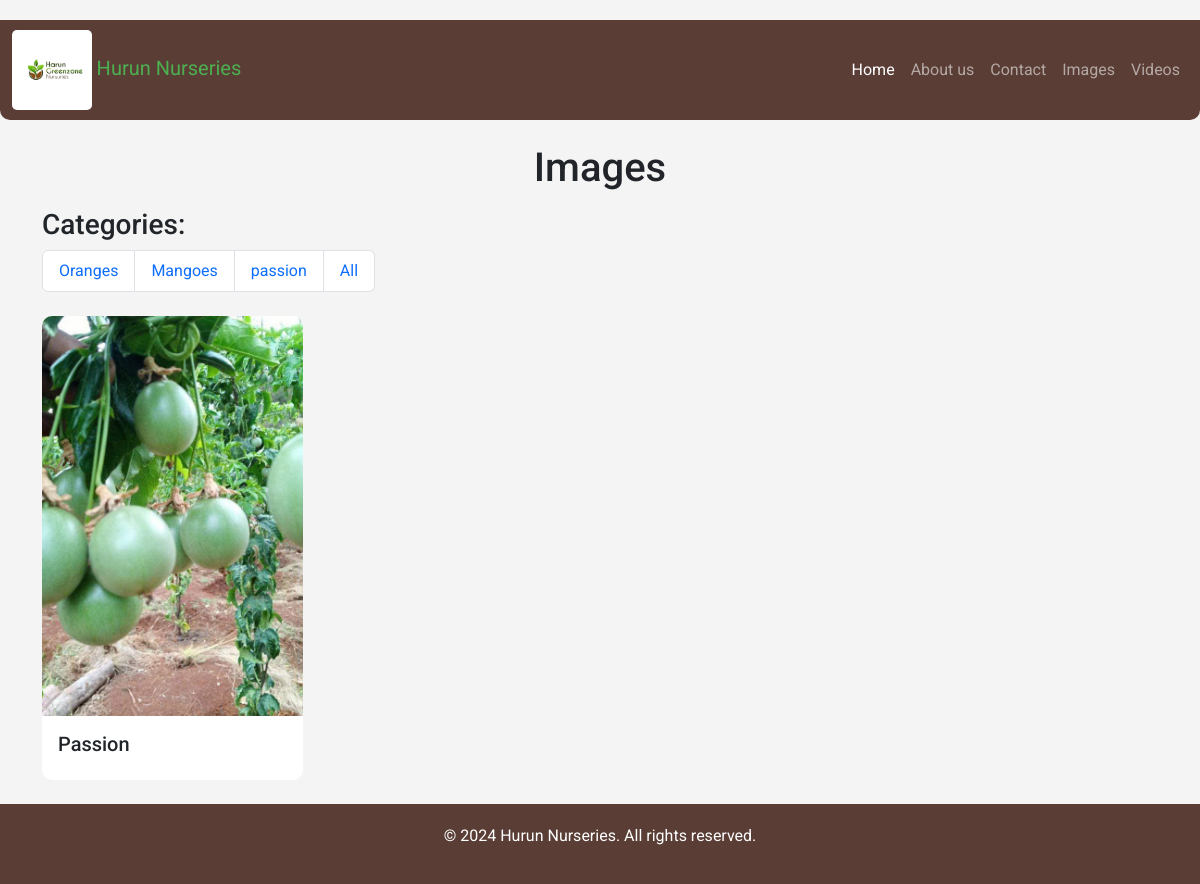
The page /images/category/3/ on the database its author committed.
### admin_panel/models.py (models this page shows, shortened)
class Category(models.Model):
    name = models.CharField(max_length=255)
    description = models.CharField(max_length=255)

class Image(models.Model):
    title = models.CharField(max_length=255)
    image_file = models.ImageField(upload_to='images/')
    categories = models.ManyToManyField(Category, related_name='images')

### core/views.py (the view)
# urls.py: path('images/', image_list, name='image_list'),
def image_list(request, category_id=None):
    categories = Category.objects.all()
    images = Image.objects.all()
    if category_id:
        images = images.filter(categories__id=category_id)
    return render(request, 'core/image_list.html', {'images': images, 'categories': categories})

### core/templates/core/image_list.html (shortened to what this page needs)
{% extends 'core/base.html' %}
{% load static %}
{% block content %}
<div class="container mt-4">
    <h1 class="text-center">Images</h1>
    <div class="categories mt-3 mb-4">
        <h3>Categories:</h3>
        <ul class="list-group list-group-horizontal">
            {% for category in categories %}
                <li class="list-group-item">
                    <a href="{% url 'core:image_list_by_category' category.id %}" class="text-decoration-none">
                        {{ category.name }}
                    </a>
                </li>
            {% endfor %}
            <li class="list-group-item">
                <a href="{% url 'core:image_list' %}" class="text-decoration-none">
                    All
                </a>
            </li>
        </ul>
    </div>
    <div class="row mt-4">
        {% for image in images %}
        <div class="col-md-3 mb-4">
            <div class="card product-card">
                <img src="{{ image.image_file.url }}" class="card-img-top product-image" alt="{{ image.title }}">
                <div class="card-body">
                    <h5 class="card-title">{{ image.title }}</h5>
                </div>
            </div>
        </div>
        {% empty %}
            <div class="fullscreen">
                <p class="text-center">No images available in this category.</p>
            </div>
        {% endfor %}
    </div>
</div>
{% endblock %}

### static/css/styles.css (style rules this page uses)
body { background-color: #f4f4f4; font-family: 'Roboto', sans-serif; margin-top: 20px; }
.product-card { border: none; border-radius: 10px; overflow: hidden; transition: transform 0.3s ease; }
.product-image { width: 100%; height: 400px; object-fit: cover; }

### rows shown on the page
Category: name "Oranges"
Category: name "Mangoes"
Category: name "passion"
Image: image_file (picture), title "Passion"
